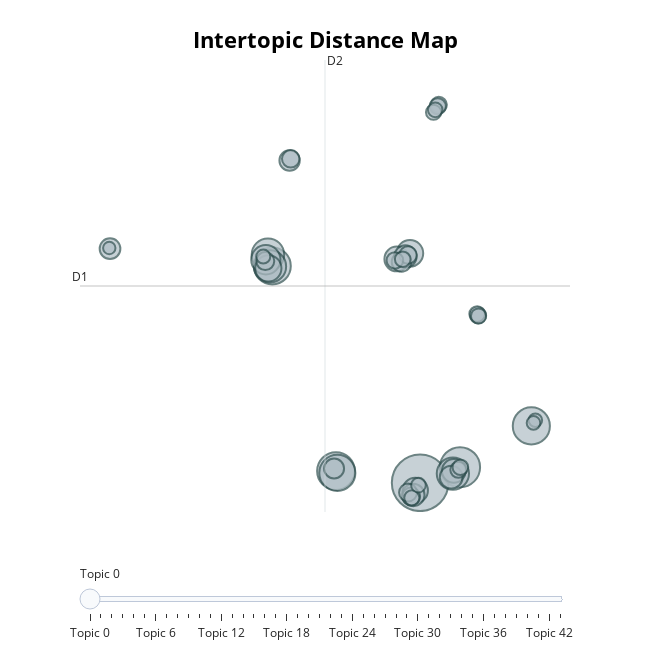

This figure's notebook cell:
### Markdown cell above
### Tópicos

Técnica de modelado de tópicos con `transformers` y `TF-IDF`

### Code cell
# remove urls, mentions, hashtags and numbers
p.set_options(p.OPT.URL, p.OPT.MENTION, p.OPT.NUMBER)
df['text_pre'] = df['text_pre'].apply(lambda x: p.clean(x))

# replace emojis with descriptions
df['text_pre'] = df['text_pre'].apply(lambda x: demojize(x))

# filter column
docs = df['text_pre']

# calculate topics and probabilities
topic_model = BERTopic(language="multilingual", calculate_probabilities=True, verbose=True)

# training
topics, probs = topic_model.fit_transform(docs)

# visualize topics
topic_model.visualize_topics()

### Figure 1 — Plotly figure (JSON) as saved in the notebook; plotly's stock layout.template omitted (floating-point values rounded to 4 significant figures; data arrays with more than 128 entries replaced by an {"elided": "..."} marker saying what was removed)
{"data": [{"customdata": {"elided": "44x3 mixed values"}, "hovertemplate": "<b>Topic %{customdata[0]}</b><br>%{customdata[1]}<br>Size: %{customdata[2]}", "legendgroup": "", "marker": {"color": "#B0BEC5", "line": {"color": "DarkSlateGrey", "width": 2}, "size": [209, 105, 93, 90, 89, 85, 69, 68, 68, 56, 46, 45, 42, 40, 37, 34, 33, 33, 28, 27, 26, 25, 21, 21, 21, 20, 20, 18, 17, 17, 17, 17, 16, 16, 16, 15, 15, 15, 14, 14, 13, 12, 12, 10], "sizemode": "area", "sizeref": 0.1306, "symbol": "circle"}, "mode": "markers", "name": "", "orientation": "v", "showlegend": false, "type": "scatter", "x": [10.99, 14.79, 2.998, 21.56, -3.05, 3.127, -3.468, -3.27, 14.11, -3.664, 10.03, -3.43, 10.53, 8.776, 14.2, 13.95, 10.34, 9.591, -18.47, -1.41, 2.818, 9.226, 10.14, -3.718, 9.846, -1.302, 9.845, 8.597, 16.5, 12.77, 14.63, 12.67, 16.42, 9.341, 14.82, 10.2, 16.54, 12.27, 12.43, 10.83, -3.913, 21.94, 21.76, -18.54], "xaxis": "x", "y": [-5.339, -4.291, -4.551, -1.516, 9.235, -4.673, 9.996, 9.205, -4.722, 9.651, 10.09, 9.074, -5.851, 9.705, -4.536, -4.962, -6.154, 9.864, 10.39, 16.32, -4.378, 9.502, -6.257, 9.562, -5.992, 16.43, 9.969, 9.606, 5.915, 20.07, -4.461, 19.97, 5.999, 9.687, -4.296, -6.35, 5.872, 19.57, 19.73, -5.498, 9.865, -1.134, -1.313, 10.44], "yaxis": "y"}], "layout": {"annotations": [{"showarrow": false, "text": "D1", "x": -21.33, "y": 7.887, "yshift": 10}, {"showarrow": false, "text": "D2", "x": 1.955, "xshift": 10, "y": 23.08}], "height": 650, "hoverlabel": {"bgcolor": "white", "font": {"family": "Rockwell", "size": 16}}, "legend": {"itemsizing": "constant", "tracegroupgap": 0}, "margin": {"t": 60}, "shapes": [{"line": {"color": "#CFD8DC", "width": 2}, "type": "line", "x0": 1.955, "x1": 1.955, "y0": -7.302, "y1": 23.08}, {"line": {"color": "#9E9E9E", "width": 2}, "type": "line", "x0": -21.33, "x1": 25.23, "y0": 7.887, "y1": 7.887}], "sliders": [{"active": 0, "pad": {"t": 50}, "steps": [{"args": [{"marker.color": [["red", "#B0BEC5", "#B0BEC5", "#B0BEC5", "#B0BEC5", "#B0BEC5", "#B0BEC5", "#B0BEC5", "#B0BEC5", "#B0BEC5", "#B0BEC5", "#B0BEC5", "#B0BEC5", "#B0BEC5", "#B0BEC5", "#B0BEC5", "#B0BEC5", "#B0BEC5", "#B0BEC5", "#B0BEC5", "#B0BEC5", "#B0BEC5", "#B0BEC5", "#B0BEC5", "#B0BEC5", "#B0BEC5", "#B0BEC5", "#B0BEC5", "#B0BEC5", "#B0BEC5", "#B0BEC5", "#B0BEC5", "#B0BEC5", "#B0BEC5", "#B0BEC5", "#B0BEC5", "#B0BEC5", "#B0BEC5", "#B0BEC5", "#B0BEC5", "#B0BEC5", "#B0BEC5", "#B0BEC5", "#B0BEC5"]]}], "label": "Topic 0", "method": "update"}, {"args": [{"marker.color": [["#B0BEC5", "red", "#B0BEC5", "#B0BEC5", "#B0BEC5", "#B0BEC5", "#B0BEC5", "#B0BEC5", "#B0BEC5", "#B0BEC5", "#B0BEC5", "#B0BEC5", "#B0BEC5", "#B0BEC5", "#B0BEC5", "#B0BEC5", "#B0BEC5", "#B0BEC5", "#B0BEC5", "#B0BEC5", "#B0BEC5", "#B0BEC5", "#B0BEC5", "#B0BEC5", "#B0BEC5", "#B0BEC5", "#B0BEC5", "#B0BEC5", "#B0BEC5", "#B0BEC5", "#B0BEC5", "#B0BEC5", "#B0BEC5", "#B0BEC5", "#B0BEC5", "#B0BEC5", "#B0BEC5", "#B0BEC5", "#B0BEC5", "#B0BEC5", "#B0BEC5", "#B0BEC5", "#B0BEC5", "#B0BEC5"]]}], "label": "Topic 1", "method": "update"}, {"args": [{"marker.color": [["#B0BEC5", "#B0BEC5", "red", "#B0BEC5", "#B0BEC5", "#B0BEC5", "#B0BEC5", "#B0BEC5", "#B0BEC5", "#B0BEC5", "#B0BEC5", "#B0BEC5", "#B0BEC5", "#B0BEC5", "#B0BEC5", "#B0BEC5", "#B0BEC5", "#B0BEC5", "#B0BEC5", "#B0BEC5", "#B0BEC5", "#B0BEC5", "#B0BEC5", "#B0BEC5", "#B0BEC5", "#B0BEC5", "#B0BEC5", "#B0BEC5", "#B0BEC5", "#B0BEC5", "#B0BEC5", "#B0BEC5", "#B0BEC5", "#B0BEC5", "#B0BEC5", "#B0BEC5", "#B0BEC5", "#B0BEC5", "#B0BEC5", "#B0BEC5", "#B0BEC5", "#B0BEC5", "#B0BEC5", "#B0BEC5"]]}], "label": "Topic 2", "method": "update"}, {"args": [{"marker.color": [["#B0BEC5", "#B0BEC5", "#B0BEC5", "red", "#B0BEC5", "#B0BEC5", "#B0BEC5", "#B0BEC5", "#B0BEC5", "#B0BEC5", "#B0BEC5", "#B0BEC5", "#B0BEC5", "#B0BEC5", "#B0BEC5", "#B0BEC5", "#B0BEC5", "#B0BEC5", "#B0BEC5", "#B0BEC5", "#B0BEC5", "#B0BEC5", "#B0BEC5", "#B0BEC5", "#B0BEC5", "#B0BEC5", "#B0BEC5", "#B0BEC5", "#B0BEC5", "#B0BEC5", "#B0BEC5", "#B0BEC5", "#B0BEC5", "#B0BEC5", "#B0BEC5", "#B0BEC5", "#B0BEC5", "#B0BEC5", "#B0BEC5", "#B0BEC5", "#B0BEC5", "#B0BEC5", "#B0BEC5", "#B0BEC5"]]}], "label": "Topic 3", "method": "update"}, {"args": [{"marker.color": [["#B0BEC5", "#B0BEC5", "#B0BEC5", "#B0BEC5", "red", "#B0BEC5", "#B0BEC5", "#B0BEC5", "#B0BEC5", "#B0BEC5", "#B0BEC5", "#B0BEC5", "#B0BEC5", "#B0BEC5", "#B0BEC5", "#B0BEC5", "#B0BEC5", "#B0BEC5", "#B0BEC5", "#B0BEC5", "#B0BEC5", "#B0BEC5", "#B0BEC5", "#B0BEC5", "#B0BEC5", "#B0BEC5", "#B0BEC5", "#B0BEC5", "#B0BEC5", "#B0BEC5", "#B0BEC5", "#B0BEC5", "#B0BEC5", "#B0BEC5", "#B0BEC5", "#B0BEC5", "#B0BEC5", "#B0BEC5", "#B0BEC5", "#B0BEC5", "#B0BEC5", "#B0BEC5", "#B0BEC5", "#B0BEC5"]]}], "label": "Topic 4", "method": "update"}, {"args": [{"marker.color": [["#B0BEC5", "#B0BEC5", "#B0BEC5", "#B0BEC5", "#B0BEC5", "red", "#B0BEC5", "#B0BEC5", "#B0BEC5", "#B0BEC5", "#B0BEC5", "#B0BEC5", "#B0BEC5", "#B0BEC5", "#B0BEC5", "#B0BEC5", "#B0BEC5", "#B0BEC5", "#B0BEC5", "#B0BEC5", "#B0BEC5", "#B0BEC5", "#B0BEC5", "#B0BEC5", "#B0BEC5", "#B0BEC5", "#B0BEC5", "#B0BEC5", "#B0BEC5", "#B0BEC5", "#B0BEC5", "#B0BEC5", "#B0BEC5", "#B0BEC5", "#B0BEC5", "#B0BEC5", "#B0BEC5", "#B0BEC5", "#B0BEC5", "#B0BEC5", "#B0BEC5", "#B0BEC5", "#B0BEC5", "#B0BEC5"]]}], "label": "Topic 5", "method": "update"}, {"args": [{"marker.color": [["#B0BEC5", "#B0BEC5", "#B0BEC5", "#B0BEC5", "#B0BEC5", "#B0BEC5", "red", "#B0BEC5", "#B0BEC5", "#B0BEC5", "#B0BEC5", "#B0BEC5", "#B0BEC5", "#B0BEC5", "#B0BEC5", "#B0BEC5", "#B0BEC5", "#B0BEC5", "#B0BEC5", "#B0BEC5", "#B0BEC5", "#B0BEC5", "#B0BEC5", "#B0BEC5", "#B0BEC5", "#B0BEC5", "#B0BEC5", "#B0BEC5", "#B0BEC5", "#B0BEC5", "#B0BEC5", "#B0BEC5", "#B0BEC5", "#B0BEC5", "#B0BEC5", "#B0BEC5", "#B0BEC5", "#B0BEC5", "#B0BEC5", "#B0BEC5", "#B0BEC5", "#B0BEC5", "#B0BEC5", "#B0BEC5"]]}], "label": "Topic 6", "method": "update"}, {"args": [{"marker.color": [["#B0BEC5", "#B0BEC5", "#B0BEC5", "#B0BEC5", "#B0BEC5", "#B0BEC5", "#B0BEC5", "red", "#B0BEC5", "#B0BEC5", "#B0BEC5", "#B0BEC5", "#B0BEC5", "#B0BEC5", "#B0BEC5", "#B0BEC5", "#B0BEC5", "#B0BEC5", "#B0BEC5", "#B0BEC5", "#B0BEC5", "#B0BEC5", "#B0BEC5", "#B0BEC5", "#B0BEC5", "#B0BEC5", "#B0BEC5", "#B0BEC5", "#B0BEC5", "#B0BEC5", "#B0BEC5", "#B0BEC5", "#B0BEC5", "#B0BEC5", "#B0BEC5", "#B0BEC5", "#B0BEC5", "#B0BEC5", "#B0BEC5", "#B0BEC5", "#B0BEC5", "#B0BEC5", "#B0BEC5", "#B0BEC5"]]}], "label": "Topic 7", "method": "update"}, {"args": [{"marker.color": [["#B0BEC5", "#B0BEC5", "#B0BEC5", "#B0BEC5", "#B0BEC5", "#B0BEC5", "#B0BEC5", "#B0BEC5", "red", "#B0BEC5", "#B0BEC5", "#B0BEC5", "#B0BEC5", "#B0BEC5", "#B0BEC5", "#B0BEC5", "#B0BEC5", "#B0BEC5", "#B0BEC5", "#B0BEC5", "#B0BEC5", "#B0BEC5", "#B0BEC5", "#B0BEC5", "#B0BEC5", "#B0BEC5", "#B0BEC5", "#B0BEC5", "#B0BEC5", "#B0BEC5", "#B0BEC5", "#B0BEC5", "#B0BEC5", "#B0BEC5", "#B0BEC5", "#B0BEC5", "#B0BEC5", "#B0BEC5", "#B0BEC5", "#B0BEC5", "#B0BEC5", "#B0BEC5", "#B0BEC5", "#B0BEC5"]]}], "label": "Topic 8", "method": "update"}, {"args": [{"marker.color": [["#B0BEC5", "#B0BEC5", "#B0BEC5", "#B0BEC5", "#B0BEC5", "#B0BEC5", "#B0BEC5", "#B0BEC5", "#B0BEC5", "red", "#B0BEC5", "#B0BEC5", "#B0BEC5", "#B0BEC5", "#B0BEC5", "#B0BEC5", "#B0BEC5", "#B0BEC5", "#B0BEC5", "#B0BEC5", "#B0BEC5", "#B0BEC5", "#B0BEC5", "#B0BEC5", "#B0BEC5", "#B0BEC5", "#B0BEC5", "#B0BEC5", "#B0BEC5", "#B0BEC5", "#B0BEC5", "#B0BEC5", "#B0BEC5", "#B0BEC5", "#B0BEC5", "#B0BEC5", "#B0BEC5", "#B0BEC5", "#B0BEC5", "#B0BEC5", "#B0BEC5", "#B0BEC5", "#B0BEC5", "#B0BEC5"]]}], "label": "Topic 9", "method": "update"}, {"args": [{"marker.color": [["#B0BEC5", "#B0BEC5", "#B0BEC5", "#B0BEC5", "#B0BEC5", "#B0BEC5", "#B0BEC5", "#B0BEC5", "#B0BEC5", "#B0BEC5", "red", "#B0BEC5", "#B0BEC5", "#B0BEC5", "#B0BEC5", "#B0BEC5", "#B0BEC5", "#B0BEC5", "#B0BEC5", "#B0BEC5", "#B0BEC5", "#B0BEC5", "#B0BEC5", "#B0BEC5", "#B0BEC5", "#B0BEC5", "#B0BEC5", "#B0BEC5", "#B0BEC5", "#B0BEC5", "#B0BEC5", "#B0BEC5", "#B0BEC5", "#B0BEC5", "#B0BEC5", "#B0BEC5", "#B0BEC5", "#B0BEC5", "#B0BEC5", "#B0BEC5", "#B0BEC5", "#B0BEC5", "#B0BEC5", "#B0BEC5"]]}], "label": "Topic 10", "method": "update"}, {"args": [{"marker.color": [["#B0BEC5", "#B0BEC5", "#B0BEC5", "#B0BEC5", "#B0BEC5", "#B0BEC5", "#B0BEC5", "#B0BEC5", "#B0BEC5", "#B0BEC5", "#B0BEC5", "red", "#B0BEC5", "#B0BEC5", "#B0BEC5", "#B0BEC5", "#B0BEC5", "#B0BEC5", "#B0BEC5", "#B0BEC5", "#B0BEC5", "#B0BEC5", "#B0BEC5", "#B0BEC5", "#B0BEC5", "#B0BEC5", "#B0BEC5", "#B0BEC5", "#B0BEC5", "#B0BEC5", "#B0BEC5", "#B0BEC5", "#B0BEC5", "#B0BEC5", "#B0BEC5", "#B0BEC5", "#B0BEC5", "#B0BEC5", "#B0BEC5", "#B0BEC5", "#B0BEC5", "#B0BEC5", "#B0BEC5", "#B0BEC5"]]}], "label": "Topic 11", "method": "update"}, {"args": [{"marker.color": [["#B0BEC5", "#B0BEC5", "#B0BEC5", "#B0BEC5", "#B0BEC5", "#B0BEC5", "#B0BEC5", "#B0BEC5", "#B0BEC5", "#B0BEC5", "#B0BEC5", "#B0BEC5", "red", "#B0BEC5", "#B0BEC5", "#B0BEC5", "#B0BEC5", "#B0BEC5", "#B0BEC5", "#B0BEC5", "#B0BEC5", "#B0BEC5", "#B0BEC5", "#B0BEC5", "#B0BEC5", "#B0BEC5", "#B0BEC5", "#B0BEC5", "#B0BEC5", "#B0BEC5", "#B0BEC5", "#B0BEC5", "#B0BEC5", "#B0BEC5", "#B0BEC5", "#B0BEC5", "#B0BEC5", "#B0BEC5", "#B0BEC5", "#B0BEC5", "#B0BEC5", "#B0BEC5", "#B0BEC5", "#B0BEC5"]]}], "label": "Topic 12", "method": "update"}, {"args": [{"marker.color": [["#B0BEC5", "#B0BEC5", "#B0BEC5", "#B0BEC5", "#B0BEC5", "#B0BEC5", "#B0BEC5", "#B0BEC5", "#B0BEC5", "#B0BEC5", "#B0BEC5", "#B0BEC5", "#B0BEC5", "red", "#B0BEC5", "#B0BEC5", "#B0BEC5", "#B0BEC5", "#B0BEC5", "#B0BEC5", "#B0BEC5", "#B0BEC5", "#B0BEC5", "#B0BEC5", "#B0BEC5", "#B0BEC5", "#B0BEC5", "#B0BEC5", "#B0BEC5", "#B0BEC5", "#B0BEC5", "#B0BEC5", "#B0BEC5", "#B0BEC5", "#B0BEC5", "#B0BEC5", "#B0BEC5", "#B0BEC5", "#B0BEC5", "#B0BEC5", "#B0BEC5", "#B0BEC5", "#B0BEC5", "#B0BEC5"]]}], "label": "Topic 13", "method": "update"}, {"args": [{"marker.color": [["#B0BEC5", "#B0BEC5", "#B0BEC5", "#B0BEC5", "#B0BEC5", "#B0BEC5", "#B0BEC5", "#B0BEC5", "#B0BEC5", "#B0BEC5", "#B0BEC5", "#B0BEC5", "#B0BEC5", "#B0BEC5", "red", "#B0BEC5", "#B0BEC5", "#B0BEC5", "#B0BEC5", "#B0BEC5", "#B0BEC5", "#B0BEC5", "#B0BEC5", "#B0BEC5", "#B0BEC5", "#B0BEC5", "#B0BEC5", "#B0BEC5", "#B0BEC5", "#B0BEC5", "#B0BEC5", "#B0BEC5", "#B0BEC5", "#B0BEC5", "#B0BEC5", "#B0BEC5", "#B0BEC5", "#B0BEC5", "#B0BEC5", "#B0BEC5", "#B0BEC5", "#B0BEC5", "#B0BEC5", "#B0BEC5"]]}], "label": "Topic 14", "method": "update"}, {"args": [{"marker.color": [["#B0BEC5", "#B0BEC5", "#B0BEC5", "#B0BEC5", "#B0BEC5", "#B0BEC5", "#B0BEC5", "#B0BEC5", "#B0BEC5", "#B0BEC5", "#B0BEC5", "#B0BEC5", "#B0BEC5", "#B0BEC5", "#B0BEC5", "red", "#B0BEC5", "#B0BEC5", "#B0BEC5", "#B0BEC5", "#B0BEC5", "#B0BEC5", "#B0BEC5", "#B0BEC5", "#B0BEC5", "#B0BEC5", "#B0BEC5", "#B0BEC5", "#B0BEC5", "#B0BEC5", "#B0BEC5", "#B0BEC5", "#B0BEC5", "#B0BEC5", "#B0BEC5", "#B0BEC5", "#B0BEC5", "#B0BEC5", "#B0BEC5", "#B0BEC5", "#B0BEC5", "#B0BEC5", "#B0BEC5", "#B0BEC5"]]}], "label": "Topic 15", "method": "update"}, {"args": [{"marker.color": [["#B0BEC5", "#B0BEC5", "#B0BEC5", "#B0BEC5", "#B0BEC5", "#B0BEC5", "#B0BEC5", "#B0BEC5", "#B0BEC5", "#B0BEC5", "#B0BEC5", "#B0BEC5", "#B0BEC5", "#B0BEC5", "#B0BEC5", "#B0BEC5", "red", "#B0BEC5", "#B0BEC5", "#B0BEC5", "#B0BEC5", "#B0BEC5", "#B0BEC5", "#B0BEC5", "#B0BEC5", "#B0BEC5", "#B0BEC5", "#B0BEC5", "#B0BEC5", "#B0BEC5", "#B0BEC5", "#B0BEC5", "#B0BEC5", "#B0BEC5", "#B0BEC5", "#B0BEC5", "#B0BEC5", "#B0BEC5", "#B0BEC5", "#B0BEC5", "#B0BEC5", "#B0BEC5", "#B0BEC5", "#B0BEC5"]]}], "label": "Topic 16", "method": "update"}, {"args": [{"marker.color": [["#B0BEC5", "#B0BEC5", "#B0BEC5", "#B0BEC5", "#B0BEC5", "#B0BEC5", "#B0BEC5", "#B0BEC5", "#B0BEC5", "#B0BEC5", "#B0BEC5", "#B0BEC5", "#B0BEC5", "#B0BEC5", "#B0BEC5", "#B0BEC5", "#B0BEC5", "red", "#B0BEC5", "#B0BEC5", "#B0BEC5", "#B0BEC5", "#B0BEC5", "#B0BEC5", "#B0BEC5", "#B0BEC5", "#B0BEC5", "#B0BEC5", "#B0BEC5", "#B0BEC5", "#B0BEC5", "#B0BEC5", "#B0BEC5", "#B0BEC5", "#B0BEC5", "#B0BEC5", "#B0BEC5", "#B0BEC5", "#B0BEC5", "#B0BEC5", "#B0BEC5", "#B0BEC5", "#B0BEC5", "#B0BEC5"]]}], "label": "Topic 17", "method": "update"}, {"args": [{"marker.color": [["#B0BEC5", "#B0BEC5", "#B0BEC5", "#B0BEC5", "#B0BEC5", "#B0BEC5", "#B0BEC5", "#B0BEC5", "#B0BEC5", "#B0BEC5", "#B0BEC5", "#B0BEC5", "#B0BEC5", "#B0BEC5", "#B0BEC5", "#B0BEC5", "#B0BEC5", "#B0BEC5", "red", "#B0BEC5", "#B0BEC5", "#B0BEC5", "#B0BEC5", "#B0BEC5", "#B0BEC5", "#B0BEC5", "#B0BEC5", "#B0BEC5", "#B0BEC5", "#B0BEC5", "#B0BEC5", "#B0BEC5", "#B0BEC5", "#B0BEC5", "#B0BEC5", "#B0BEC5", "#B0BEC5", "#B0BEC5", "#B0BEC5", "#B0BEC5", "#B0BEC5", "#B0BEC5", "#B0BEC5", "#B0BEC5"]]}], "label": "Topic 18", "method": "update"}, {"args": [{"marker.color": [["#B0BEC5", "#B0BEC5", "#B0BEC5", "#B0BEC5", "#B0BEC5", "#B0BEC5", "#B0BEC5", "#B0BEC5", "#B0BEC5", "#B0BEC5", "#B0BEC5", "#B0BEC5", "#B0BEC5", "#B0BEC5", "#B0BEC5", "#B0BEC5", "#B0BEC5", "#B0BEC5", "#B0BEC5", "red", "#B0BEC5", "#B0BEC5", "#B0BEC5", "#B0BEC5", "#B0BEC5", "#B0BEC5", "#B0BEC5", "#B0BEC5", "#B0BEC5", "#B0BEC5", "#B0BEC5", "#B0BEC5", "#B0BEC5", "#B0BEC5", "#B0BEC5", "#B0BEC5", "#B0BEC5", "#B0BEC5", "#B0BEC5", "#B0BEC5", "#B0BEC5", "#B0BEC5", "#B0BEC5", "#B0BEC5"]]}], "label": "Topic 19", "method": "update"}, {"args": [{"marker.color": [["#B0BEC5", "#B0BEC5", "#B0BEC5", "#B0BEC5", "#B0BEC5", "#B0BEC5", "#B0BEC5", "#B0BEC5", "#B0BEC5", "#B0BEC5", "#B0BEC5", "#B0BEC5", "#B0BEC5", "#B0BEC5", "#B0BEC5", "#B0BEC5", "#B0BEC5", "#B0BEC5", "#B0BEC5", "#B0BEC5", "red", "#B0BEC5", "#B0BEC5", "#B0BEC5", "#B0BEC5", "#B0BEC5", "#B0BEC5", "#B0BEC5", "#B0BEC5", "#B0BEC5", "#B0BEC5", "#B0BEC5", "#B0BEC5", "#B0BEC5", "#B0BEC5", "#B0BEC5", "#B0BEC5", "#B0BEC5", "#B0BEC5", "#B0BEC5", "#B0BEC5", "#B0BEC5", "#B0BEC5", "#B0BEC5"]]}], "label": "Topic 20", "method": "update"}, {"args": [{"marker.color": [["#B0BEC5", "#B0BEC5", "#B0BEC5", "#B0BEC5", "#B0BEC5", "#B0BEC5", "#B0BEC5", "#B0BEC5", "#B0BEC5", "#B0BEC5", "#B0BEC5", "#B0BEC5", "#B0BEC5", "#B0BEC5", "#B0BEC5", "#B0BEC5", "#B0BEC5", "#B0BEC5", "#B0BEC5", "#B0BEC5", "#B0BEC5", "red", "#B0BEC5", "#B0BEC5", "#B0BEC5", "#B0BEC5", "#B0BEC5", "#B0BEC5", "#B0BEC5", "#B0BEC5", "#B0BEC5", "#B0BEC5", "#B0BEC5", "#B0BEC5", "#B0BEC5", "#B0BEC5", "#B0BEC5", "#B0BEC5", "#B0BEC5", "#B0BEC5", "#B0BEC5", "#B0BEC5", "#B0BEC5", "#B0BEC5"]]}], "label": "Topic 21", "method": "update"}, {"args": [{"marker.color": [["#B0BEC5", "#B0BEC5", "#B0BEC5", "#B0BEC5", "#B0BEC5", "#B0BEC5", "#B0BEC5", "#B0BEC5", "#B0BEC5", "#B0BEC5", "#B0BEC5", "#B0BEC5", "#B0BEC5", "#B0BEC5", "#B0BEC5", "#B0BEC5", "#B0BEC5", "#B0BEC5", "#B0BEC5", "#B0BEC5", "#B0BEC5", "#B0BEC5", "red", "#B0BEC5", "#B0BEC5", "#B0BEC5", "#B0BEC5", "#B0BEC5", "#B0BEC5", "#B0BEC5", "#B0BEC5", "#B0BEC5", "#B0BEC5", "#B0BEC5", "#B0BEC5", "#B0BEC5", "#B0BEC5", "#B0BEC5", "#B0BEC5", "#B0BEC5", "#B0BEC5", "#B0BEC5", "#B0BEC5", "#B0BEC5"]]}], "label": "Topic 22", "method": "update"}, {"args": [{"marker.color": [["#B0BEC5", "#B0BEC5", "#B0BEC5", "#B0BEC5", "#B0BEC5", "#B0BEC5", "#B0BEC5", "#B0BEC5", "#B0BEC5", "#B0BEC5", "#B0BEC5", "#B0BEC5", "#B0BEC5", "#B0BEC5", "#B0BEC5", "#B0BEC5", "#B0BEC5", "#B0BEC5", "#B0BEC5", "#B0BEC5", "#B0BEC5", "#B0BEC5", "#B0BEC5", "red", "#B0BEC5", "#B0BEC5", "#B0BEC5", "#B0BEC5", "#B0BEC5", "#B0BEC5", "#B0BEC5", "#B0BEC5", "#B0BEC5", "#B0BEC5", "#B0BEC5", "#B0BEC5", "#B0BEC5", "#B0BEC5", "#B0BEC5", "#B0BEC5", "#B0BEC5", "#B0BEC5", "#B0BEC5", "#B0BEC5"]]}], "label": "Topic 23", "method": "update"}, {"args": [{"marker.color": [["#B0BEC5", "#B0BEC5", "#B0BEC5", "#B0BEC5", "#B0BEC5", "#B0BEC5", "#B0BEC5", "#B0BEC5", "#B0BEC5", "#B0BEC5", "#B0BEC5", "#B0BEC5", "#B0BEC5", "#B0BEC5", "#B0BEC5", "#B0BEC5", "#B0BEC5", "#B0BEC5", "#B0BEC5", "#B0BEC5", "#B0BEC5", "#B0BEC5", "#B0BEC5", "#B0BEC5", "red", "#B0BEC5", "#B0BEC5", "#B0BEC5", "#B0BEC5", "#B0BEC5", "#B0BEC5", "#B0BEC5", "#B0BEC5", "#B0BEC5", "#B0BEC5", "#B0BEC5", "#B0BEC5", "#B0BEC5", "#B0BEC5", "#B0BEC5", "#B0BEC5", "#B0BEC5", "#B0BEC5", "#B0BEC5"]]}], "label": "Topic 24", "method": "update"}, {"args": [{"marker.color": [["#B0BEC5", "#B0BEC5", "#B0BEC5", "#B0BEC5", "#B0BEC5", "#B0BEC5", "#B0BEC5", "#B0BEC5", "#B0BEC5", "#B0BEC5", "#B0BEC5", "#B0BEC5", "#B0BEC5", "#B0BEC5", "#B0BEC5", "#B0BEC5", "#B0BEC5", "#B0BEC5", "#B0BEC5", "#B0BEC5", "#B0BEC5", "#B0BEC5", "#B0BEC5", "#B0BEC5", "#B0BEC5", "red", "#B0BEC5", "#B0BEC5", "#B0BEC5", "#B0BEC5", "#B0BEC5", "#B0BEC5", "#B0BEC5", "#B0BEC5", "#B0BEC5", "#B0BEC5", "#B0BEC5", "#B0BEC5", "#B0BEC5", "#B0BEC5", "#B0BEC5", "#B0BEC5", "#B0BEC5", "#B0BEC5"]]}], "label": "Topic 25", "method": "update"}, {"args": [{"marker.color": [["#B0BEC5", "#B0BEC5", "#B0BEC5", "#B0BEC5", "#B0BEC5", "#B0BEC5", "#B0BEC5", "#B0BEC5", "#B0BEC5", "#B0BEC5", "#B0BEC5", "#B0BEC5", "#B0BEC5", "#B0BEC5", "#B0BEC5", "#B0BEC5", "#B0BEC5", "#B0BEC5", "#B0BEC5", "#B0BEC5", "#B0BEC5", "#B0BEC5", "#B0BEC5", "#B0BEC5", "#B0BEC5", "#B0BEC5", "red", "#B0BEC5", "#B0BEC5", "#B0BEC5", "#B0BEC5", "#B0BEC5", "#B0BEC5", "#B0BEC5", "#B0BEC5", "#B0BEC5", "#B0BEC5", "#B0BEC5", "#B0BEC5", "#B0BEC5", "#B0BEC5", "#B0BEC5", "#B0BEC5", "#B0BEC5"]]}], "label": "Topic 26", "method": "update"}, {"args": [{"marker.color": [["#B0BEC5", "#B0BEC5", "#B0BEC5", "#B0BEC5", "#B0BEC5", "#B0BEC5", "#B0BEC5", "#B0BEC5", "#B0BEC5", "#B0BEC5", "#B0BEC5", "#B0BEC5", "#B0BEC5", "#B0BEC5", "#B0BEC5", "#B0BEC5", "#B0BEC5", "#B0BEC5", "#B0BEC5", "#B0BEC5", "#B0BEC5", "#B0BEC5", "#B0BEC5", "#B0BEC5", "#B0BEC5", "#B0BEC5", "#B0BEC5", "red", "#B0BEC5", "#B0BEC5", "#B0BEC5", "#B0BEC5", "#B0BEC5", "#B0BEC5", "#B0BEC5", "#B0BEC5", "#B0BEC5", "#B0BEC5", "#B0BEC5", "#B0BEC5", "#B0BEC5", "#B0BEC5", "#B0BEC5", "#B0BEC5"]]}], "label": "Topic 27", "method": "update"}, {"args": [{"marker.color": [["#B0BEC5", "#B0BEC5", "#B0BEC5", "#B0BEC5", "#B0BEC5", "#B0BEC5", "#B0BEC5", "#B0BEC5", "#B0BEC5", "#B0BEC5", "#B0BEC5", "#B0BEC5", "#B0BEC5", "#B0BEC5", "#B0BEC5", "#B0BEC5", "#B0BEC5", "#B0BEC5", "#B0BEC5", "#B0BEC5", "#B0BEC5", "#B0BEC5", "#B0BEC5", "#B0BEC5", "#B0BEC5", "#B0BEC5", "#B0BEC5", "#B0BEC5", "red", "#B0BEC5", "#B0BEC5", "#B0BEC5", "#B0BEC5", "#B0BEC5", "#B0BEC5", "#B0BEC5", "#B0BEC5", "#B0BEC5", "#B0BEC5", "#B0BEC5", "#B0BEC5", "#B0BEC5", "#B0BEC5", "#B0BEC5"]]}], "label": "Topic 28", "method": "update"}, {"args": [{"marker.color": [["#B0BEC5", "#B0BEC5", "#B0BEC5", "#B0BEC5", "#B0BEC5", "#B0BEC5", "#B0BEC5", "#B0BEC5", "#B0BEC5", "#B0BEC5", "#B0BEC5", "#B0BEC5", "#B0BEC5", "#B0BEC5", "#B0BEC5", "#B0BEC5", "#B0BEC5", "#B0BEC5", "#B0BEC5", "#B0BEC5", "#B0BEC5", "#B0BEC5", "#B0BEC5", "#B0BEC5", "#B0BEC5", "#B0BEC5", "#B0BEC5", "#B0BEC5", "#B0BEC5", "red", "#B0BEC5", "#B0BEC5", "#B0BEC5", "#B0BEC5", "#B0BEC5", "#B0BEC5", "#B0BEC5", "#B0BEC5", "#B0BEC5", "#B0BEC5", "#B0BEC5", "#B0BEC5", "#B0BEC5", "#B0BEC5"]]}], "label": "Topic 29", "method": "update"}, {"args": [{"marker.color": [["#B0BEC5", "#B0BEC5", "#B0BEC5", "#B0BEC5", "#B0BEC5", "#B0BEC5", "#B0BEC5", "#B0BEC5", "#B0BEC5", "#B0BEC5", "#B0BEC5", "#B0BEC5", "#B0BEC5", "#B0BEC5", "#B0BEC5", "#B0BEC5", "#B0BEC5", "#B0BEC5", "#B0BEC5", "#B0BEC5", "#B0BEC5", "#B0BEC5", "#B0BEC5", "#B0BEC5", "#B0BEC5", "#B0BEC5", "#B0BEC5", "#B0BEC5", "#B0BEC5", "#B0BEC5", "red", "#B0BEC5", "#B0BEC5", "#B0BEC5", "#B0BEC5", "#B0BEC5", "#B0BEC5", "#B0BEC5", "#B0BEC5", "#B0BEC5", "#B0BEC5", "#B0BEC5", "#B0BEC5", "#B0BEC5"]]}], "label": "Topic 30", "method": "update"}, {"args": [{"marker.color": [["#B0BEC5", "#B0BEC5", "#B0BEC5", "#B0BEC5", "#B0BEC5", "#B0BEC5", "#B0BEC5", "#B0BEC5", "#B0BEC5", "#B0BEC5", "#B0BEC5", "#B0BEC5", "#B0BEC5", "#B0BEC5", "#B0BEC5", "#B0BEC5", "#B0BEC5", "#B0BEC5", "#B0BEC5", "#B0BEC5", "#B0BEC5", "#B0BEC5", "#B0BEC5", "#B0BEC5", "#B0BEC5", "#B0BEC5", "#B0BEC5", "#B0BEC5", "#B0BEC5", "#B0BEC5", "#B0BEC5", "red", "#B0BEC5", "#B0BEC5", "#B0BEC5", "#B0BEC5", "#B0BEC5", "#B0BEC5", "#B0BEC5", "#B0BEC5", "#B0BEC5", "#B0BEC5", "#B0BEC5", "#B0BEC5"]]}], "label": "Topic 31", "method": "update"}, {"args": [{"marker.color": [["#B0BEC5", "#B0BEC5", "#B0BEC5", "#B0BEC5", "#B0BEC5", "#B0BEC5", "#B0BEC5", "#B0BEC5", "#B0BEC5", "#B0BEC5", "#B0BEC5", "#B0BEC5", "#B0BEC5", "#B0BEC5", "#B0BEC5", "#B0BEC5", "#B0BEC5", "#B0BEC5", "#B0BEC5", "#B0BEC5", "#B0BEC5", "#B0BEC5", "#B0BEC5", "#B0BEC5", "#B0BEC5", "#B0BEC5", "#B0BEC5", "#B0BEC5", "#B0BEC5", "#B0BEC5", "#B0BEC5", "#B0BEC5", "red", "#B0BEC5", "#B0BEC5", "#B0BEC5", "#B0BEC5", "#B0BEC5", "#B0BEC5", "#B0BEC5", "#B0BEC5", "#B0BEC5", "#B0BEC5", "#B0BEC5"]]}], "label": "Topic 32", "method": "update"}, {"args": [{"marker.color": [["#B0BEC5", "#B0BEC5", "#B0BEC5", "#B0BEC5", "#B0BEC5", "#B0BEC5", "#B0BEC5", "#B0BEC5", "#B0BEC5", "#B0BEC5", "#B0BEC5", "#B0BEC5", "#B0BEC5", "#B0BEC5", "#B0BEC5", "#B0BEC5", "#B0BEC5", "#B0BEC5", "#B0BEC5", "#B0BEC5", "#B0BEC5", "#B0BEC5", "#B0BEC5", "#B0BEC5", "#B0BEC5", "#B0BEC5", "#B0BEC5", "#B0BEC5", "#B0BEC5", "#B0BEC5", "#B0BEC5", "#B0BEC5", "#B0BEC5", "red", "#B0BEC5", "#B0BEC5", "#B0BEC5", "#B0BEC5", "#B0BEC5", "#B0BEC5", "#B0BEC5", "#B0BEC5", "#B0BEC5", "#B0BEC5"]]}], "label": "Topic 33", "method": "update"}, {"args": [{"marker.color": [["#B0BEC5", "#B0BEC5", "#B0BEC5", "#B0BEC5", "#B0BEC5", "#B0BEC5", "#B0BEC5", "#B0BEC5", "#B0BEC5", "#B0BEC5", "#B0BEC5", "#B0BEC5", "#B0BEC5", "#B0BEC5", "#B0BEC5", "#B0BEC5", "#B0BEC5", "#B0BEC5", "#B0BEC5", "#B0BEC5", "#B0BEC5", "#B0BEC5", "#B0BEC5", "#B0BEC5", "#B0BEC5", "#B0BEC5", "#B0BEC5", "#B0BEC5", "#B0BEC5", "#B0BEC5", "#B0BEC5", "#B0BEC5", "#B0BEC5", "#B0BEC5", "red", "#B0BEC5", "#B0BEC5", "#B0BEC5", "#B0BEC5", "#B0BEC5", "#B0BEC5", "#B0BEC5", "#B0BEC5", "#B0BEC5"]]}], "label": "Topic 34", "method": "update"}, {"args": [{"marker.color": [["#B0BEC5", "#B0BEC5", "#B0BEC5", "#B0BEC5", "#B0BEC5", "#B0BEC5", "#B0BEC5", "#B0BEC5", "#B0BEC5", "#B0BEC5", "#B0BEC5", "#B0BEC5", "#B0BEC5", "#B0BEC5", "#B0BEC5", "#B0BEC5", "#B0BEC5", "#B0BEC5", "#B0BEC5", "#B0BEC5", "#B0BEC5", "#B0BEC5", "#B0BEC5", "#B0BEC5", "#B0BEC5", "#B0BEC5", "#B0BEC5", "#B0BEC5", "#B0BEC5", "#B0BEC5", "#B0BEC5", "#B0BEC5", "#B0BEC5", "#B0BEC5", "#B0BEC5", "red", "#B0BEC5", "#B0BEC5", "#B0BEC5", "#B0BEC5", "#B0BEC5", "#B0BEC5", "#B0BEC5", "#B0BEC5"]]}], "label": "Topic 35", "method": "update"}, {"args": [{"marker.color": [["#B0BEC5", "#B0BEC5", "#B0BEC5", "#B0BEC5", "#B0BEC5", "#B0BEC5", "#B0BEC5", "#B0BEC5", "#B0BEC5", "#B0BEC5", "#B0BEC5", "#B0BEC5", "#B0BEC5", "#B0BEC5", "#B0BEC5", "#B0BEC5", "#B0BEC5", "#B0BEC5", "#B0BEC5", "#B0BEC5", "#B0BEC5", "#B0BEC5", "#B0BEC5", "#B0BEC5", "#B0BEC5", "#B0BEC5", "#B0BEC5", "#B0BEC5", "#B0BEC5", "#B0BEC5", "#B0BEC5", "#B0BEC5", "#B0BEC5", "#B0BEC5", "#B0BEC5", "#B0BEC5", "red", "#B0BEC5", "#B0BEC5", "#B0BEC5", "#B0BEC5", "#B0BEC5", "#B0BEC5", "#B0BEC5"]]}], "label": "Topic 36", "method": "update"}, {"args": [{"marker.color": [["#B0BEC5", "#B0BEC5", "#B0BEC5", "#B0BEC5", "#B0BEC5", "#B0BEC5", "#B0BEC5", "#B0BEC5", "#B0BEC5", "#B0BEC5", "#B0BEC5", "#B0BEC5", "#B0BEC5", "#B0BEC5", "#B0BEC5", "#B0BEC5", "#B0BEC5", "#B0BEC5", "#B0BEC5", "#B0BEC5", "#B0BEC5", "#B0BEC5", "#B0BEC5", "#B0BEC5", "#B0BEC5", "#B0BEC5", "#B0BEC5", "#B0BEC5", "#B0BEC5", "#B0BEC5", "#B0BEC5", "#B0BEC5", "#B0BEC5", "#B0BEC5", "#B0BEC5", "#B0BEC5", "#B0BEC5", "red", "#B0BEC5", "#B0BEC5", "#B0BEC5", "#B0BEC5", "#B0BEC5", "#B0BEC5"]]}], "label": "Topic 37", "method": "update"}, {"args": [{"marker.color": [["#B0BEC5", "#B0BEC5", "#B0BEC5", "#B0BEC5", "#B0BEC5", "#B0BEC5", "#B0BEC5", "#B0BEC5", "#B0BEC5", "#B0BEC5", "#B0BEC5", "#B0BEC5", "#B0BEC5", "#B0BEC5", "#B0BEC5", "#B0BEC5", "#B0BEC5", "#B0BEC5", "#B0BEC5", "#B0BEC5", "#B0BEC5", "#B0BEC5", "#B0BEC5", "#B0BEC5", "#B0BEC5", "#B0BEC5", "#B0BEC5", "#B0BEC5", "#B0BEC5", "#B0BEC5", "#B0BEC5", "#B0BEC5", "#B0BEC5", "#B0BEC5", "#B0BEC5", "#B0BEC5", "#B0BEC5", "#B0BEC5", "red", "#B0BEC5", "#B0BEC5", "#B0BEC5", "#B0BEC5", "#B0BEC5"]]}], "label": "Topic 38", "method": "update"}, {"args": [{"marker.color": [["#B0BEC5", "#B0BEC5", "#B0BEC5", "#B0BEC5", "#B0BEC5", "#B0BEC5", "#B0BEC5", "#B0BEC5", "#B0BEC5", "#B0BEC5", "#B0BEC5", "#B0BEC5", "#B0BEC5", "#B0BEC5", "#B0BEC5", "#B0BEC5", "#B0BEC5", "#B0BEC5", "#B0BEC5", "#B0BEC5", "#B0BEC5", "#B0BEC5", "#B0BEC5", "#B0BEC5", "#B0BEC5", "#B0BEC5", "#B0BEC5", "#B0BEC5", "#B0BEC5", "#B0BEC5", "#B0BEC5", "#B0BEC5", "#B0BEC5", "#B0BEC5", "#B0BEC5", "#B0BEC5", "#B0BEC5", "#B0BEC5", "#B0BEC5", "red", "#B0BEC5", "#B0BEC5", "#B0BEC5", "#B0BEC5"]]}], "label": "Topic 39", "method": "update"}, {"args": [{"marker.color": [["#B0BEC5", "#B0BEC5", "#B0BEC5", "#B0BEC5", "#B0BEC5", "#B0BEC5", "#B0BEC5", "#B0BEC5", "#B0BEC5", "#B0BEC5", "#B0BEC5", "#B0BEC5", "#B0BEC5", "#B0BEC5", "#B0BEC5", "#B0BEC5", "#B0BEC5", "#B0BEC5", "#B0BEC5", "#B0BEC5", "#B0BEC5", "#B0BEC5", "#B0BEC5", "#B0BEC5", "#B0BEC5", "#B0BEC5", "#B0BEC5", "#B0BEC5", "#B0BEC5", "#B0BEC5", "#B0BEC5", "#B0BEC5", "#B0BEC5", "#B0BEC5", "#B0BEC5", "#B0BEC5", "#B0BEC5", "#B0BEC5", "#B0BEC5", "#B0BEC5", "red", "#B0BEC5", "#B0BEC5", "#B0BEC5"]]}], "label": "Topic 40", "method": "update"}, {"args": [{"marker.color": [["#B0BEC5", "#B0BEC5", "#B0BEC5", "#B0BEC5", "#B0BEC5", "#B0BEC5", "#B0BEC5", "#B0BEC5", "#B0BEC5", "#B0BEC5", "#B0BEC5", "#B0BEC5", "#B0BEC5", "#B0BEC5", "#B0BEC5", "#B0BEC5", "#B0BEC5", "#B0BEC5", "#B0BEC5", "#B0BEC5", "#B0BEC5", "#B0BEC5", "#B0BEC5", "#B0BEC5", "#B0BEC5", "#B0BEC5", "#B0BEC5", "#B0BEC5", "#B0BEC5", "#B0BEC5", "#B0BEC5", "#B0BEC5", "#B0BEC5", "#B0BEC5", "#B0BEC5", "#B0BEC5", "#B0BEC5", "#B0BEC5", "#B0BEC5", "#B0BEC5", "#B0BEC5", "red", "#B0BEC5", "#B0BEC5"]]}], "label": "Topic 41", "method": "update"}, {"args": [{"marker.color": [["#B0BEC5", "#B0BEC5", "#B0BEC5", "#B0BEC5", "#B0BEC5", "#B0BEC5", "#B0BEC5", "#B0BEC5", "#B0BEC5", "#B0BEC5", "#B0BEC5", "#B0BEC5", "#B0BEC5", "#B0BEC5", "#B0BEC5", "#B0BEC5", "#B0BEC5", "#B0BEC5", "#B0BEC5", "#B0BEC5", "#B0BEC5", "#B0BEC5", "#B0BEC5", "#B0BEC5", "#B0BEC5", "#B0BEC5", "#B0BEC5", "#B0BEC5", "#B0BEC5", "#B0BEC5", "#B0BEC5", "#B0BEC5", "#B0BEC5", "#B0BEC5", "#B0BEC5", "#B0BEC5", "#B0BEC5", "#B0BEC5", "#B0BEC5", "#B0BEC5", "#B0BEC5", "#B0BEC5", "red", "#B0BEC5"]]}], "label": "Topic 42", "method": "update"}, {"args": [{"marker.color": [["#B0BEC5", "#B0BEC5", "#B0BEC5", "#B0BEC5", "#B0BEC5", "#B0BEC5", "#B0BEC5", "#B0BEC5", "#B0BEC5", "#B0BEC5", "#B0BEC5", "#B0BEC5", "#B0BEC5", "#B0BEC5", "#B0BEC5", "#B0BEC5", "#B0BEC5", "#B0BEC5", "#B0BEC5", "#B0BEC5", "#B0BEC5", "#B0BEC5", "#B0BEC5", "#B0BEC5", "#B0BEC5", "#B0BEC5", "#B0BEC5", "#B0BEC5", "#B0BEC5", "#B0BEC5", "#B0BEC5", "#B0BEC5", "#B0BEC5", "#B0BEC5", "#B0BEC5", "#B0BEC5", "#B0BEC5", "#B0BEC5", "#B0BEC5", "#B0BEC5", "#B0BEC5", "#B0BEC5", "#B0BEC5", "red"]]}], "label": "Topic 43", "method": "update"}]}], "title": {"font": {"color": "Black", "size": 22}, "text": "<b>Intertopic Distance Map</b>", "x": 0.5, "xanchor": "center", "y": 0.95, "yanchor": "top"}, "width": 650, "xaxis": {"anchor": "y", "domain": [0, 1], "range": [-21.33, 25.23], "title": {"text": ""}, "visible": false}, "yaxis": {"anchor": "x", "domain": [0, 1], "range": [-7.302, 23.08], "title": {"text": ""}, "visible": false}}}
